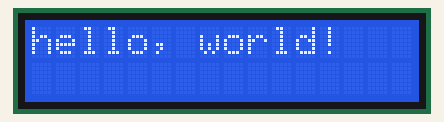
A sketch run on a simulated Arduino Uno, built with avr-gcc and run on an emulated ATmega328P. On the bench: 16×2 character LCD.

Above: at 0.1 s.
At 1.1 s:
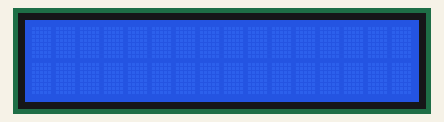

Measured:
- what the display in image 1 shows lasts 1.0 s, from 1.1 s to 2.1 s

The sketch:

LCD.ino
```cpp
// include the library code:
#include <LiquidCrystal.h>

// initialize the library with the numbers of the interface pins
LiquidCrystal lcd(12, 11, 5, 4, 3, 2);

void setup() {
  // set up the LCD's number of columns and rows:
  lcd.begin(16, 2);
}

void loop() {
  lcd.setCursor(0,0);
  lcd.print("hello, world!");
  delay(1000);
  lcd.clear();
  delay(1000);
}
```
